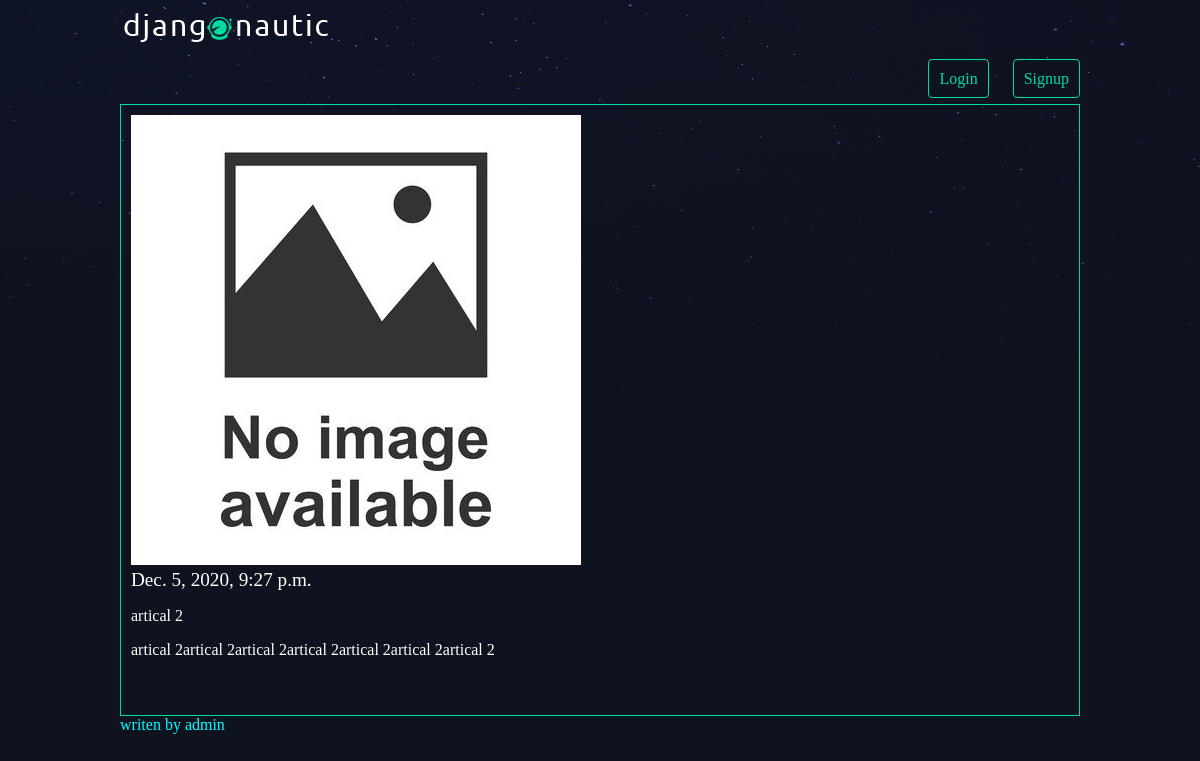
Page /articles/artical-2 on the committed database.
### articles/models.py (models this page shows, shortened)
class Article(models.Model):
    title = models.CharField(max_length=100)
    slug = models.SlugField(blank=True, null=True)
    body = models.TextField()
    date = models.DateTimeField(auto_now_add=True)
    thumb = models.ImageField(default='defult.jpg', blank = True)
    author  =  models.ForeignKey(User,on_delete=models.PROTECT,default=None)

### articles/views.py (the view)
# urls.py: path('<slug:slug>', views.article_detail, name="detail"),
def article_detail(request,slug):
    article = Article.objects.get(slug=slug)
    return render(request, 'articles/article_detial.html', {'article': article})

### articles/templates/articles/article_detial.html
{% extends 'base_layout.html' %}
{% block content%}
<div class ="article">
    <img src="{{article.thumb.url}}" alt="">
    <h2>{{article.date}}</h2>
    <p>{{article.title}}</p>
    <p>{{article.body}}</p>
</div>
<div style="color :aqua"> writen by {{article.author}}</div>
{% endblock %}

### assets/styles.css (style rules this page uses)
body { background-color: #0f121f; background-image: url(stars.png); background-repeat: no-repeat; color: #fff; }
body * { font-family: Ubuntu; }
h1, h2, h3, h4, h5 { font-weight: normal; margin: 0; }
.article { padding: 10px; border: 1px solid #00dba0; position: relative; padding-bottom: 40px; }
.article h2 { font-size: 1.2em; }

### rows in the picture
Article: thumb (picture), date "Dec. 5, 2020, 9:27 p.m.", title "artical 2", body "artical 2artical 2artical 2artical 2artical 2artical 2artical 2", author "admin"
